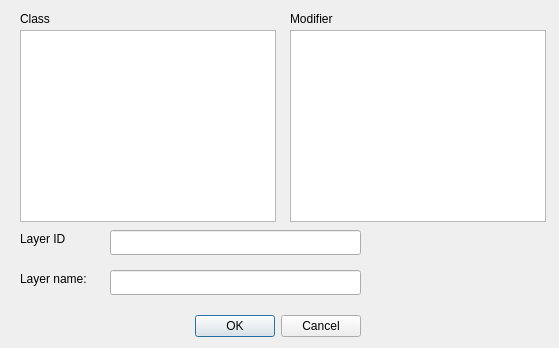
<?xml version="1.0" encoding="UTF-8"?>
<ui version="4.0">
 <class>SdDLayerCreate</class>
 <widget class="QDialog" name="SdDLayerCreate">
  <property name="geometry">
   <rect>
    <x>0</x>
    <y>0</y>
    <width>559</width>
    <height>348</height>
   </rect>
  </property>
  <property name="windowTitle">
   <string>Layer constructor</string>
  </property>
  <widget class="QDialogButtonBox" name="buttonBox">
   <property name="geometry">
    <rect>
     <x>20</x>
     <y>310</y>
     <width>341</width>
     <height>32</height>
    </rect>
   </property>
   <property name="orientation">
    <enum>Qt::Horizontal</enum>
   </property>
   <property name="standardButtons">
    <set>QDialogButtonBox::Cancel|QDialogButtonBox::Ok</set>
   </property>
  </widget>
  <widget class="QListWidget" name="mClassList">
   <property name="geometry">
    <rect>
     <x>20</x>
     <y>30</y>
     <width>256</width>
     <height>192</height>
    </rect>
   </property>
  </widget>
  <widget class="QLabel" name="label">
   <property name="geometry">
    <rect>
     <x>20</x>
     <y>10</y>
     <width>54</width>
     <height>17</height>
    </rect>
   </property>
   <property name="text">
    <string>Class</string>
   </property>
  </widget>
  <widget class="QLabel" name="label_2">
   <property name="geometry">
    <rect>
     <x>290</x>
     <y>10</y>
     <width>54</width>
     <height>17</height>
    </rect>
   </property>
   <property name="text">
    <string>Modifier</string>
   </property>
  </widget>
  <widget class="QListWidget" name="mModifierList">
   <property name="geometry">
    <rect>
     <x>290</x>
     <y>30</y>
     <width>256</width>
     <height>192</height>
    </rect>
   </property>
  </widget>
  <widget class="QLabel" name="label_3">
   <property name="geometry">
    <rect>
     <x>560</x>
     <y>10</y>
     <width>54</width>
     <height>17</height>
    </rect>
   </property>
   <property name="text">
    <string>Class</string>
   </property>
  </widget>
  <widget class="QLabel" name="label_4">
   <property name="geometry">
    <rect>
     <x>20</x>
     <y>230</y>
     <width>54</width>
     <height>17</height>
    </rect>
   </property>
   <property name="text">
    <string>Layer ID</string>
   </property>
  </widget>
  <widget class="QLineEdit" name="mLayerId">
   <property name="geometry">
    <rect>
     <x>110</x>
     <y>230</y>
     <width>251</width>
     <height>25</height>
    </rect>
   </property>
  </widget>
  <widget class="QLabel" name="label_5">
   <property name="geometry">
    <rect>
     <x>20</x>
     <y>270</y>
     <width>71</width>
     <height>17</height>
    </rect>
   </property>
   <property name="text">
    <string>Layer name:</string>
   </property>
  </widget>
  <widget class="QLineEdit" name="mLayerName">
   <property name="geometry">
    <rect>
     <x>110</x>
     <y>270</y>
     <width>251</width>
     <height>25</height>
    </rect>
   </property>
  </widget>
 </widget>
 <resources/>
 <connections>
  <connection>
   <sender>buttonBox</sender>
   <signal>accepted()</signal>
   <receiver>SdDLayerCreate</receiver>
   <slot>accept()</slot>
   <hints>
    <hint type="sourcelabel">
     <x>248</x>
     <y>254</y>
    </hint>
    <hint type="destinationlabel">
     <x>157</x>
     <y>274</y>
    </hint>
   </hints>
  </connection>
  <connection>
   <sender>buttonBox</sender>
   <signal>rejected()</signal>
   <receiver>SdDLayerCreate</receiver>
   <slot>reject()</slot>
   <hints>
    <hint type="sourcelabel">
     <x>316</x>
     <y>260</y>
    </hint>
    <hint type="destinationlabel">
     <x>286</x>
     <y>274</y>
    </hint>
   </hints>
  </connection>
 </connections>
</ui>
